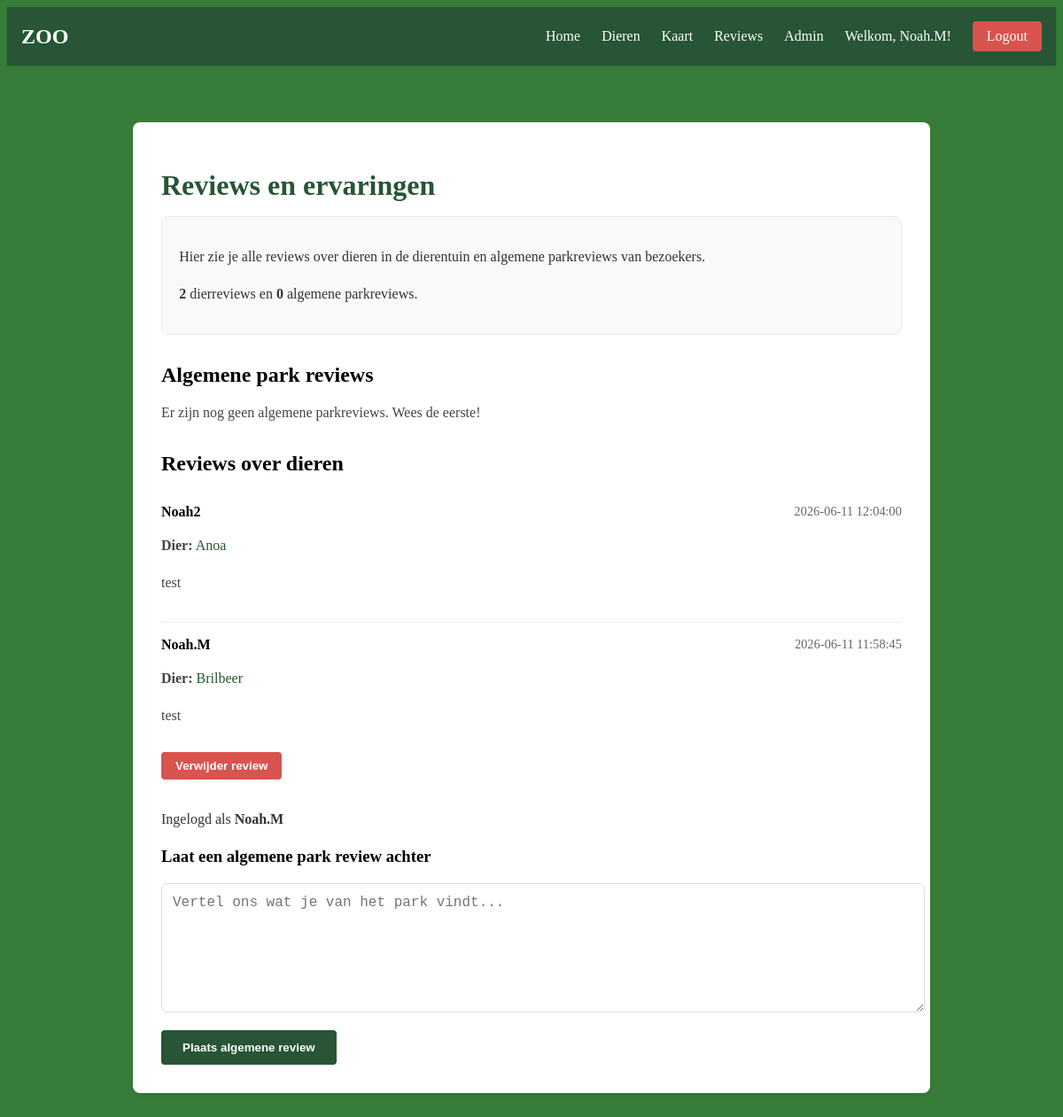
Page /reviews (signed in) on the committed database.
### tables this page shows
CREATE TABLE USERS (
    id INTEGER PRIMARY KEY AUTOINCREMENT,
    username TEXT UNIQUE NOT NULL,
    password TEXT NOT NULL
);

CREATE TABLE REVIEWS (
        id INTEGER PRIMARY KEY AUTOINCREMENT,
        user_id INTEGER NOT NULL,
        dier_id INTEGER NOT NULL,
        review TEXT NOT NULL,
        created_at TEXT NOT NULL DEFAULT (datetime('now')),
        FOREIGN KEY (user_id) REFERENCES USERS(id),
        FOREIGN KEY (dier_id) REFERENCES DIEREN(id),
        UNIQUE(user_id, dier_id)
    );

CREATE TABLE DIEREN (id INTEGER PRIMARY KEY AUTOINCREMENT, naam TEXT, beschrijving TEXT, categorie TEXT, status TEXT, leefgebied TEXT, kenmerken TEXT);

### app.py (the view, shortened to what this page needs)
@app.route("/reviews", methods=["GET", "POST"])
def reviews():
    error = None
    animal_reviews = db.execute(
        "SELECT REVIEWS.id AS review_id, REVIEWS.review, REVIEWS.created_at, REVIEWS.user_id, USERS.username, DIEREN.naam AS dier_naam "
        "FROM REVIEWS "
        "JOIN USERS ON REVIEWS.user_id = USERS.id "
        "JOIN DIEREN ON REVIEWS.dier_id = DIEREN.id "
        "ORDER BY REVIEWS.created_at DESC"
    )
    park_reviews = db.execute(
        "SELECT PARK_REVIEWS.id AS review_id, PARK_REVIEWS.review, PARK_REVIEWS.created_at, PARK_REVIEWS.user_id, USERS.username "
        "FROM PARK_REVIEWS "
        "JOIN USERS ON PARK_REVIEWS.user_id = USERS.id "
        "ORDER BY PARK_REVIEWS.created_at DESC"
    )
    return render_template("reviews.html", animal_reviews=animal_reviews, park_reviews=park_reviews, error=error)

### templates/reviews.html (shortened to what this page needs)
{% extends "layout.html" %}
{% block content %}
<div class="dier-container">
    <div class="dier-content">
        <h1>Reviews en ervaringen</h1>
        <div class="reviews-summary">
            <p>Hier zie je alle reviews over dieren in de dierentuin en algemene parkreviews van bezoekers.</p>
            <p><strong>{{ animal_reviews | length }}</strong> dierreviews en <strong>{{ park_reviews | length }}</strong> algemene parkreviews.</p>
        </div>
        <section class="review-group">
            <h2>Algemene park reviews</h2>
            {% if park_reviews and park_reviews | length > 0 %}
                <ul class="review-list">
                    {% for review in park_reviews %}
                        <li class="review-item">
                            <div class="review-header">
                                <strong>{{ review.username }}</strong>
                                <span class="review-date">{{ review.created_at }}</span>
                            </div>
                            <p>{{ review.review }}</p>
                            {% if session.get('user_id') == review.user_id %}
                                <form method="post" action="/reviews/park/delete" class="review-delete-form">
                                    <input type="hidden" name="review_id" value="{{ review.review_id }}">
                                    <button type="submit" class="delete-review-button">Verwijder review</button>
                                </form>
                                <a href="/review/{{ review.review_id }}/edit" class="edit-review-link">Bewerk review</a>
                            {% endif %}
                        </li>
                    {% endfor %}
                </ul>
            {% else %}
                <p>Er zijn nog geen algemene parkreviews. Wees de eerste!</p>
            {% endif %}
        </section>
        <section class="review-group">
            <h2>Reviews over dieren</h2>
            {% if animal_reviews and animal_reviews | length > 0 %}
                <ul class="review-list">
                    {% for review in animal_reviews %}
                        <li class="review-item">
                            <div class="review-header">
                                <strong>{{ review.username }}</strong>
                                <span class="review-date">{{ review.created_at }}</span>
                            </div>
                            <p><strong>Dier:</strong> <a href="/dier/{{ review.dier_naam }}">{{ review.dier_naam }}</a></p>
                            <p>{{ review.review }}</p>
                            {% if session.get('user_id') == review.user_id %}
                                <form method="post" action="/reviews/animal/delete" class="review-delete-form">
                                    <button type="submit" class="delete-review-button">Verwijder review</button>
                                </form>
                            {% endif %}
                        </li>
                    {% endfor %}
                </ul>
            {% else %}
                <p>Er zijn nog geen reviews over dieren.</p>
            {% endif %}
        </section>
        <div class="review-form-container">
            {% if session.get('user_id') %}
                <p>Ingelogd als <strong>{{ session.get('username') }}</strong></p>
                <h3>Laat een algemene park review achter</h3>
                <form method="post">
                    <textarea name="review" rows="5" placeholder="Vertel ons wat je van het park vindt..." required></textarea>
                    <button type="submit">Plaats algemene review</button>
                </form>
            {% else %}
                <p><a href="/login">Log in</a> om een algemene park review te plaatsen.</p>
            {% endif %}
        </div>
    </div>
</div>
{% endblock %}

### templates/layout.html (shortened to what this page needs)
<!DOCTYPE html>
<html lang="nl">
<head>
    <link rel="stylesheet" href="/static/style.css">
</head>
<body>
    <nav class="navbar">
        <div class="nav-container">
            <h2 class="nav-title">ZOO</h2>
            <div class="nav-links">
                <a href="/">Home</a>
                <a href="/Dieren">Dieren</a>
                <a href="/Kaart">Kaart</a>
                <a href="/reviews">Reviews</a>
                {% if session.get('username') == 'Noah.M' %}
                    <a href="/admin" class="nav-admin">Admin</a>
                {% endif %}
                {% if session.get('username') %}
                    <a href="/profile" class="user-welcome">Welkom, {{ session['username'] }}!</a>
                    <a href="/logout" class="nav-logout">Logout</a>
                {% else %}
                    <a href="/login">Login</a>
                    <a href="/register">Register</a>
                {% endif %}
            </div>
        </div>
    </nav>
    {% block content %}
    {% endblock %}
</body>
</html>

### static/style.css (style rules this page uses)
body { background-color: rgb(55, 125, 57); }
.navbar { background-color: rgb(39, 85, 53); padding: 1rem 0; box-shadow: 0 2px 4px rgba(0,0,0,0.1); margin-bottom: 2rem; }
.nav-container { max-width: 1200px; margin: 0 auto; padding: 0 1rem; display: flex; justify-content: space-between; align-items: center; }
.nav-title { margin: 0; color: white; font-size: 1.5rem; }
.nav-links { display: flex; gap: 1.5rem; align-items: center; }
.nav-links a { color: white; text-decoration: none; font-weight: 500; transition: color 0.3s ease; }
.user-welcome { color: rgb(83, 221, 255); font-weight: bold; }
.nav-logout { background-color: #d9534f; padding: 0.5rem 1rem; border-radius: 4px; transition: background-color 0.3s ease; }
.dier-container { max-width: 900px; margin: 0 auto; padding: 2rem; }
.dier-content { background-color: white; padding: 2rem; border-radius: 8px; box-shadow: 0 2px 4px rgba(0,0,0,0.1); }
.dier-content h1 { color: rgb(39, 85, 53); margin-bottom: 1rem; }
.dier-content p { color: #333; line-height: 1.6; }
.review-list { list-style: none; padding: 0; margin: 1rem 0; }
.review-item { padding: 1rem 0; border-bottom: 1px solid #eee; }
.review-item:last-child { border-bottom: none; }
.review-header { display: flex; justify-content: space-between; gap: 1rem; margin-bottom: 0.5rem; flex-wrap: wrap; }
.review-date { color: #666; font-size: 0.9rem; }
.review-form-container textarea { width: 100%; min-height: 120px; padding: 0.75rem; border: 1px solid #ddd; border-radius: 6px; resize: vertical; font-size: 1rem; margin-bottom: 1rem; }
.review-form-container button { padding: 0.75rem 1.5rem; background-color: rgb(39, 85, 53); color: white; border: none; border-radius: 4px; cursor: pointer; font-weight: 600; transition: background-color 0.3s ease; }
.reviews-summary { background-color: #f8f9fa; padding: 1rem 1.2rem; border-radius: 8px; margin-bottom: 1.5rem; border: 1px solid #e9ecef; }
.review-group { margin-top: 2rem; }
.review-group h2 { margin-bottom: 0.75rem; }
.review-group p { color: #444; line-height: 1.6; }
.review-group a { color: rgb(39, 85, 53); text-decoration: none; }
.review-delete-form { display: inline-block; margin-top: 0.75rem; margin-right: 0.75rem; }
.delete-review-button { padding: 0.5rem 1rem; background-color: #d9534f; color: white; border: none; border-radius: 4px; cursor: pointer; font-weight: 600; transition: background-color 0.3s ease; }

### rows in the picture
USERS: username "Noah.M", get "Noah.M"
REVIEWS: username "Noah2", created_at "2026-06-11 12:04:00", dier_naam "Anoa", review "test"
REVIEWS: username "Noah.M", created_at "2026-06-11 11:58:45", dier_naam "Brilbeer", review "test"

### other values in the picture
{{ animal_reviews | length }} "2"
{{ park_reviews | length }} "0"
